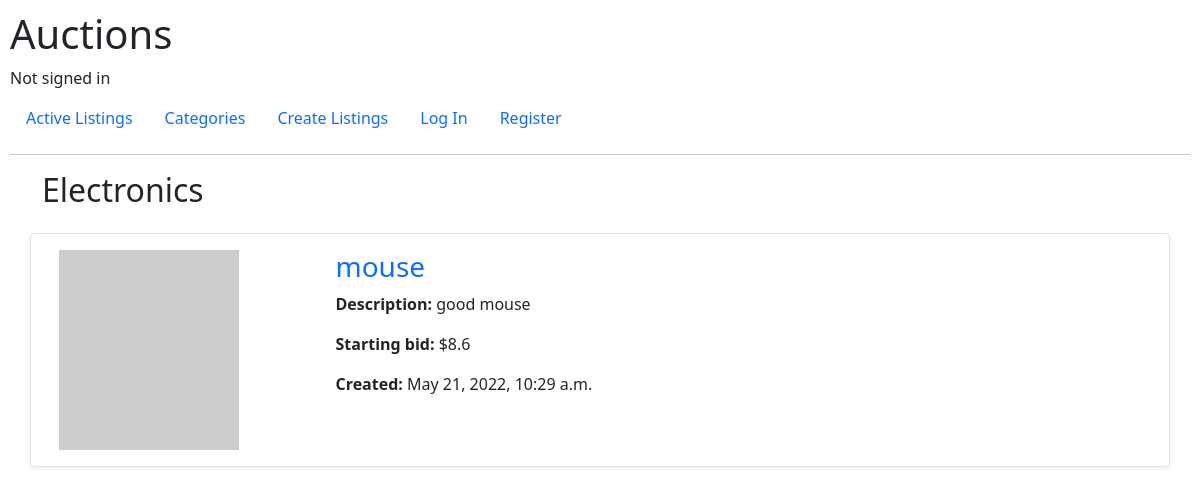
The page /category/Electronics on the database as committed earlier.
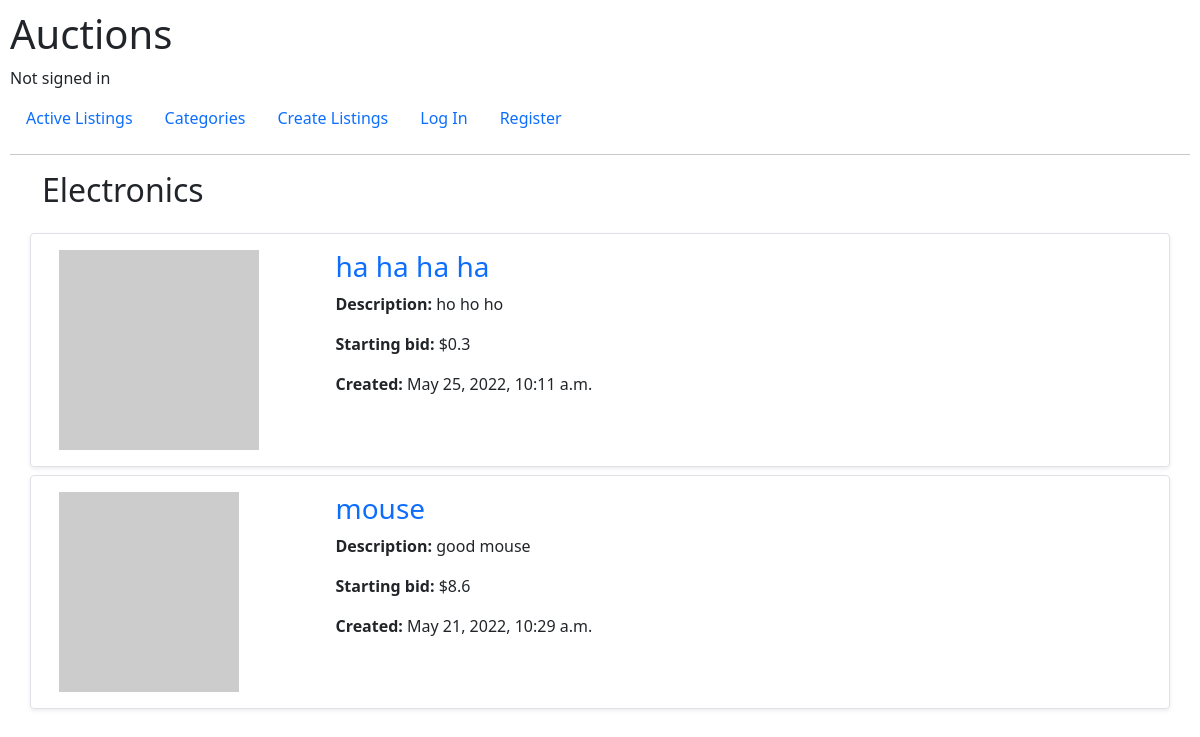
The same page on the database as committed later.
### auctions/models.py (models this page shows, shortened)
class Listing(models.Model):
    title = models.CharField(max_length=255)
    description = models.TextField()
    starting_bid = models.FloatField(default=0)
    image_url = models.URLField()
    active = models.BooleanField(default=True)
    created_date = models.DateTimeField(auto_now_add=True)
    owner = models.ForeignKey(User, on_delete=models.SET_NULL, null=True, related_name="owner")
    category = models.ForeignKey(Category, on_delete=models.SET_NULL, null=True)

### auctions/views.py (the view)
# urls.py: path("category/<str:category>", views.category, name="category"),
def category(request, category):
    category = Category.objects.get(title = category)
    listings = Listing.objects.all().filter(category=category.id).order_by('-created_date')
    return render(request, "auctions/category.html", {
        'category': category,
        'listings': listings
    })

### auctions/models.py (called while the page is built)
    def __str__(self):
        return f"{self.title}"

### auctions/templates/auctions/category.html (shortened to what this page needs)
{% extends "auctions/layout.html" %}
{% load static %}
{% block body %}
  <div class="container">
    <h2 class="mb-4">{{category}}</h2>
    {% for listing in listings %}
    <div class="listing border rounded shadow-sm p-3 mb-2 row">
        <div class="col-lg-3 image">
            <img src="{{listing.image_url}}" alt="{{listing.title}}">
        </div>
        <div class="col-lg-9 info">
            <h3>
                <a class="text-decoration-none" href="{% url 'listing' listing.id %}">
                    {{listing.title}}
                </a>
            </h3>
            <p><strong>Description: </strong>{{listing.description|truncatechars:15 }}</p>
            <p><strong>Starting bid: </strong>${{listing.starting_bid}}</p>
            <p><strong>Created: </strong>{{listing.created_date}}</p>
        </div>
    </div>
    {% empty %}
    <h4>No listings in this category yet</h4>
    <h5>Add one
      <span><a href="{% url 'create' %}">here</a></span>
    </h5>
    {% endfor %}
</div>
{% endblock body %}

Rows that differ between the two databases and show on the page:
added Listing: title "ha ha ha ha", description "ho ho ho", starting_bid "0.3", created_date "May 25, 2022, 10:11 a.m."
